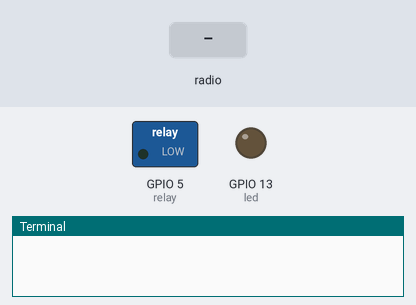
Recording of a program running on a simulated Raspberry Pi (BCM pin numbers). Parts: switched loads named in the program (green lamp = pin HIGH), output pins drawn as LEDs (lit = HIGH), the last lines printed to the terminal. Inputs (shaded band) come from the test bench. No radio messages arrive unless stated (any console line starting 'radio sent:' is added by the test bench).

Above: at 0.1 s.
At 1.2 s:
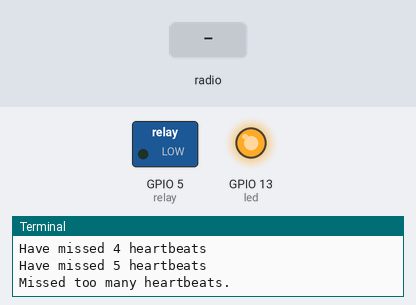
1.3 s: radio message "1" arrives
At 1.7 s:
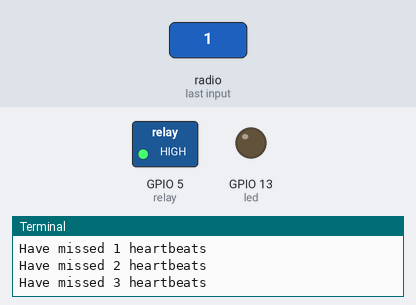
Timing chart, 0 to 4.3 s (numbered marks = the images above; inputs shaded):
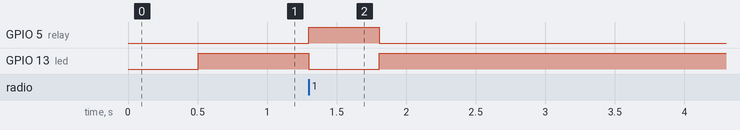

Measured:
- after the input at 1.3 s, GPIO 5 (relay): LOW → HIGH at once, → LOW 0.51 s later; GPIO 13 (led): HIGH → LOW at once, → HIGH 0.51 s later

The program:

main.py
```python
#! /usr/bin/env python

###############################################################################
# main.py
#
# basic test script of LoRA feathers
#
#
# Created: 05/03/19
#   - Joshua Vaughan
#   - joshua.vaughan@louisiana.edu
#   - http://www.ucs.louisiana.edu/~jev9637
#
# Modified:
#   *
#
# TODO:
#   *
###############################################################################

import digitalio
import board
import busio
import time
import adafruit_rfm9x

# Set up the onboard LED
led = digitalio.DigitalInOut(board.D13)
led.direction = digitalio.Direction.OUTPUT

# Set up the digital output to control the relay
relay = digitalio.DigitalInOut(board.D5)
relay.direction = digitalio.Direction.OUTPUT
relay.value = False

# Set up the LoRa transmission
RADIO_FREQ_MHZ = 915.0
CS = digitalio.DigitalInOut(board.RFM9X_CS)
RESET = digitalio.DigitalInOut(board.RFM9X_RST)
spi = busio.SPI(board.SCK, MOSI=board.MOSI, MISO=board.MISO)
rfm9x = adafruit_rfm9x.RFM9x(spi, CS, RESET, RADIO_FREQ_MHZ)

heartbeats_missed = 0
MAX_MISSED_HEARTBEATS = 5

while (True):
    # Wait for a packet to be received (up to timeout=0.1 seconds)
    packet = rfm9x.receive(timeout=0.1)

    if packet is not None:
        packet_text = str(packet, 'ascii')
        print('Received: {0}'.format(packet_text))

        # Reset the heartbeat missed counter
        heartbeats_missed = 0
        led.value = False       # onboard LED off
        relay.value = True      # Keep the relay energized

    else:
        heartbeats_missed = heartbeats_missed + 1

        if heartbeats_missed < MAX_MISSED_HEARTBEATS:
            print('Have missed {:d} heartbeats'.format(heartbeats_missed))

        elif heartbeats_missed == MAX_MISSED_HEARTBEATS:
            print('Have missed {:d} heartbeats'.format(heartbeats_missed))
            print('Missed too many heartbeats.')

            led.value = True    # Turn on the onboard red LED
            relay.value = False  # And de-energize the relay coils
```
